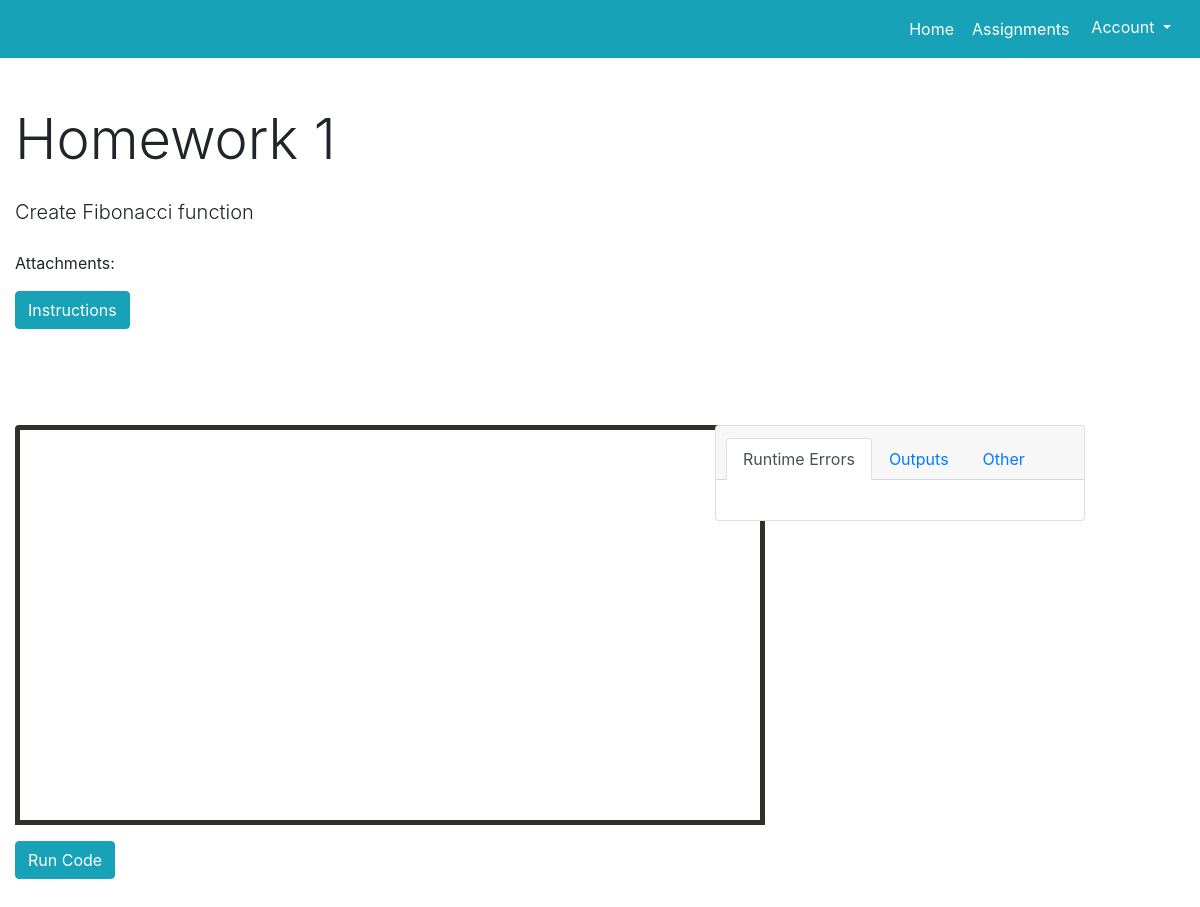
The app's page /assignments/homework-1/ (signed in), older data.
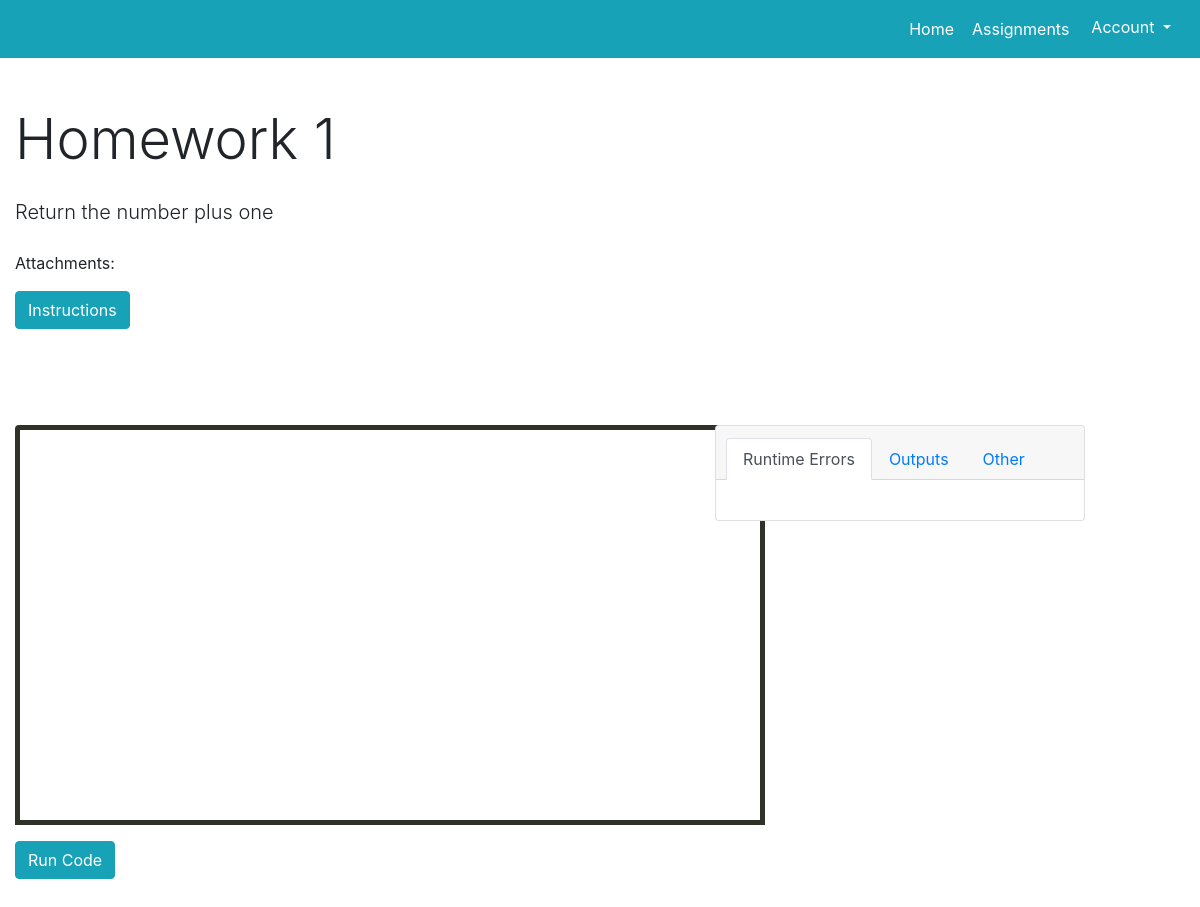
The same page, newer data.
### mainapp/models.py (models this page shows, shortened)
class Assignment(models.Model):
    title = models.CharField(max_length=128, unique=True)
    points = models.IntegerField(default=0, blank=True)
    description = models.TextField(blank=True)
    date_due = models.DateField(blank=True)
    time_due = models.TimeField(blank=True)
    inputs = models.TextField()
    outputs = models.TextField()
    function_name = models.CharField(max_length=128)
    slug = models.SlugField(unique=True)
    instructions_file = models.FileField(blank=True, null=True,
        upload_to='instruction_files/%Y/%m/%d')

### mainapp/views.py (the view)
@login_required
def show_assignment(request, assignment_name_slug):
    try:
        context_dict = {}
        assignment = Assignment.objects.get(slug=assignment_name_slug)
        context_dict['assignment'] = assignment
    except Category.DoesNotExist:
        context_dict['assignment'] = None
    return render(request, 'mainapp/projectpage.html', context_dict)

### templates/mainapp/projectpage.html (shortened to what this page needs)
<!doctype html>
{% load staticfiles %}
<html lang="en">
  <head>
    <link rel="stylesheet" href="https://maxcdn.bootstrapcdn.com/bootstrap/4.0.0-beta.3/css/bootstrap.min.css">
    <link rel="stylesheet" type="text/css" href="../../static/css/styles.css">
  </head>
  <body>
      <nav class="bg-info navbar navbar-expand-lg navbar-light justify-content-end">
          <div class="navbar-nav">
            <a class=" btn btn-info text-white nav-item nav-link" href="#">Home <span class="sr-only">(current)</span></a>
            <a class="btn btn-info text-white nav-item nav-link" href="/assignments/">Assignments</a>
            <div class="dropdown">
                <button class="btn btn-info dropdown-toggle" type="button" id="dropdownMenuButton" data-toggle="dropdown" aria-haspopup="true" aria-expanded="false">
                    Account
                </button>
            </div>
          </div>
      </nav>
      <div class="container-fluid mt-5 mb-5">
          <div class="row justify-content-between">
              <div class="col col-lg-8 mb-5">
                  <h1 class="display-4 mb-4">{{ assignment.title }}</h1>
                  {% if assignment.description %}
                  <p class="lead mb-4">{{ assignment.description }}</p>
                  {% endif %}
                  {% if assignment.instructions_file %}
                  <p>Attachments:</p>
                  <a class="btn btn-info mb-5" href="/media/{{ assignment.instructions_file}}">Instructions</a>
                  {% endif %}
              </div>
          </div>
          <div class="row justify-content-start">
              <div class="col-7  mb-5">
                  <div id="editor" class="ace-dawn"></div>
                  <button id="submit-button" class="btn btn-info mt-3">Run Code</button>
              </div>
              <div class="col-4">
                  <div class="card" id="error-card">
                      <div class="card-header">
                          <ul class="nav nav-tabs card-header-tabs">
                              <li class="nav-item">
                                  <a class="nav-link active" href="#console" data-toggle="tab" id="console-tab">Runtime Errors</a>
                              </li>
                              <li class="nav-item">
                                  <a class="nav-link" href="#outputs" data-toggle="tab" id="outputs-tab">Outputs</a>
                              </li>
                              <li class="nav-item">
                                  <a class="nav-link" href="#other" data-toggle="tab">Other</a>
                              </li>
                          </ul>
                      </div>
                      <div class="card-body">
                      </div>
                  </div>
              </div>
          </div>
      </div>
</body>
</html>

### static/css/styles.css (style rules this page uses)
#editor { height: 400px; width: 750px; border: 5px solid #2E3229; border-radius: 4px 4px 0 0; }

Row changes from the older to the newer data that the page shows:
changed Assignment "Homework 1": description "Create Fibonacci function" → "Return the number plus one"
